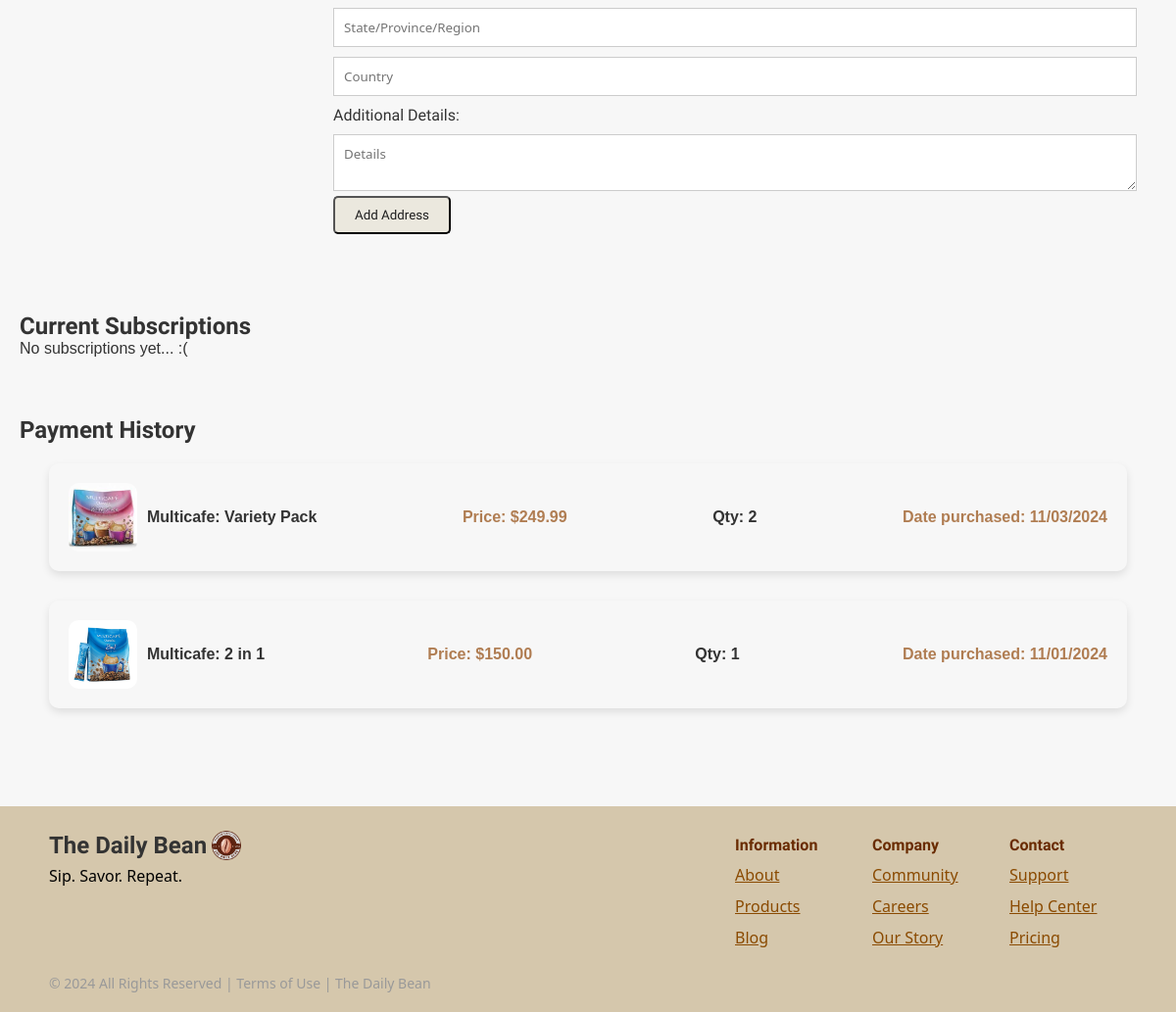
Before: /account/ (signed in, lower part) with the older database file.
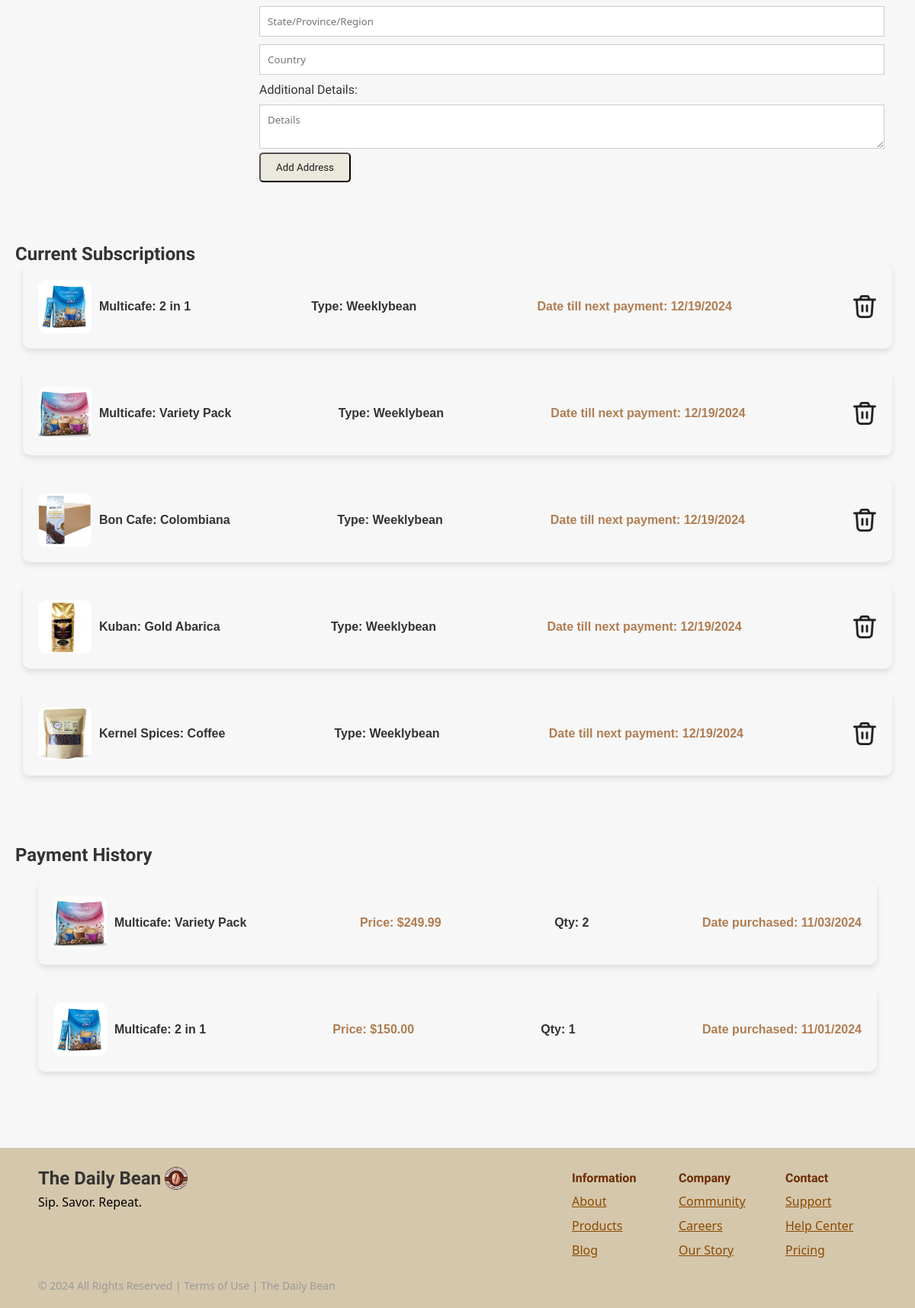
After: the same page with the newer database file.
### payment/models.py (models this page shows, shortened)
class Order(models.Model):
    product = models.ForeignKey(Product, on_delete=models.CASCADE)
    user = models.ForeignKey(User, on_delete=models.CASCADE)
    total = models.DecimalField(max_digits=7, decimal_places=2)
    product_amount = models.PositiveSmallIntegerField()
    date_paid = models.DateTimeField(null=True, blank=True)

### home/models.py (models this page shows, shortened)
class Product(models.Model):
    product_name = models.CharField(max_length=255, null=False)
    product_description = models.TextField(null=False)
    product_ingredients = models.TextField(null=False)
    product_shelflife = models.CharField(max_length=255, null=False)
    product_image = models.ImageField(upload_to='products/', null=False)
    rating = models.FloatField()
    stock = models.IntegerField(null=False, default=0)
    is_available = models.BooleanField(default=False)
    price = models.DecimalField(max_digits=5, decimal_places=2, null=False, default=0)
    created_at = models.DateTimeField(auto_now_add=True)

class ProductSubscription(models.Model):
    ONEBEAN = 'onebean'
    WEEKLYBEAN = 'weeklybean'
    CHOICEBEAN = 'choicebean'
    SUBSCRIPTION_TYPE_CHOICES = [
        (ONEBEAN, 'Onebean'),
        (WEEKLYBEAN, 'Weeklybean'),
        (CHOICEBEAN, 'Choicebean'),
    ]
    user = models.ForeignKey(User, on_delete=models.CASCADE)
    product = models.ForeignKey(Product, on_delete=models.CASCADE)
    subscription_type = models.CharField(max_length=10, choices=SUBSCRIPTION_TYPE_CHOICES)
    next_monthly = models.DateTimeField(default=None)
    is_active = models.BooleanField(default=False)
    price = models.DecimalField(max_digits=5, decimal_places=2, null=False, default=0)

### accountsettings/views.py (the view)
# urls.py: path('', views.account_view, name='account'),
def account_view(request):
    user = request.user
    if request.method == 'POST':
        if 'edit_user' in request.POST:
            form = UserEditForm(request.POST, instance=user)
            if form.is_valid():
                form.save()
                messages.success(request, 'Your information has been updated.', extra_tags='msg_edit_user')
                return redirect('account')
            else:
                messages.error(request, form.errors, extra_tags='msg_edit_user')
        else:
            form = UserEditForm(instance=user)
        if 'change_password' in request.POST:
            password_form = SetPasswordForm(user, request.POST)
            if password_form.is_valid():
                password_form.save()
                messages.success(request, 'Your password has been changed.', extra_tags='msg_change_password')
                return redirect('login')
            else:
                messages.error(request, password_form.errors, extra_tags='msg_change_password')
        else:
            password_form = SetPasswordForm(user)
        if 'add_address' in request.POST:
            address_form = AddressForm(request.POST)
            if address_form.is_valid():
                address = address_form.save(commit=False)
                address.user = request.user
                address.save()
                messages.success(request, 'Address has been added.', extra_tags='msg_add_address')
                return redirect('account')
            else:
                messages.error(request, address_form.errors, extra_tags='msg_add_address')
        else:
            address_form = AddressForm()
    else:
        form = UserEditForm(instance=user)
        password_form = SetPasswordForm(user)
        address_form = AddressForm()
    addresses = Address.objects.filter(user=request.user)
    orders = Order.objects.filter(user=request.user, date_paid__isnull=False)
    subscriptions = ProductSubscription.objects.filter(user=request.user, is_active=True)
    context = {
        'is_authenticated': request.user.is_authenticated,
        'user': request.user,
        'form': form,
        'password_form': password_form,
        'address_form': address_form,
        'addresses': addresses,
        'orders': orders,
        'subscriptions' : subscriptions,
    }
    return render(request, 'accounts.html', context)

### accountsettings/forms.py
class UserEditForm(forms.ModelForm):
    class Meta:
        model = User
        fields = ['first_name', 'last_name', 'email']

class AddressForm(forms.ModelForm):
    class Meta:
        model = Address
        fields = [
            'name', 'street_number', 'street', 'city', 'state', 'country', 'additional_details'
        ]

### templates/accounts.html (shortened to what this page needs)
{% extends "_base.html" %}
{% load static %}
{% block content %}
    <link rel="stylesheet" href="{% static 'css/styles.css' %}">
    <section class="address-section">
        <div style="display: flex;">
            <div class="address-dropdown">
            </div>
            <form method="POST" style="flex-grow: 1;" class="address-form" id="add-address-form">
                <input type="text" id="state" name="state" value="{{ address_form.state.value|default:'' }}" placeholder="State/Province/Region">
                <input type="text" id="country" name="country" value="{{ address_form.country.value|default:'' }}" placeholder="Country" required>
                <label for="additional-details">Additional Details:</label>
                <textarea id="additional-details" name="additional_details" placeholder="Details">{{ address_form.additional_details.value|default:'' }}</textarea>
                <button type="submit" name="add_address" class="btn add-address-btn">Add Address</button>
            </form>
        </div>
    </section>
    <section class="subscriptions-section">
        <h2>Current Subscriptions</h2>
        {% for order in subscriptions %}
                {% if order.product.is_available %}
                    <div class="order-item">
                        <div style="align-self: center; display: flex;">
                            <img class="order-img" src="{{ order.product.product_image.url }}" alt="{{ order.product.product_name }}">
                            <h4 style="align-self: center; margin-left: 10px;">{{ order.product.product_name }}</h4>
                        </div>
                        <h4 style="align-self: center;">Type: {{ order.subscription_type }}</h4>
                        <p class="product-price" style="align-self: center;">Date till next payment: {{ order.next_monthly|date:"m/d/Y" }}</p>
                        <img style="align-self: center;" src="{% static 'images/trash-icon.png' %}" data-subscription-id="{{ order.id }}" onclick="cancelSubsription(this.dataset.subscriptionId)">
                    </div>
                {% endif %}
        {% empty %}
            <p>No subscriptions yet... :(</p>
        {% endfor %}
    </section>
    <section class="payment-history-section">
        <h2>Payment History</h2>
        <div class="order-list">
            {% for order in orders %}
                {% if order.product.is_available %}
                    <div class="order-item">
                        <div style="align-self: center; display: flex;">
                            <img class="order-img" src="{{ order.product.product_image.url }}" alt="{{ order.product.product_name }}">
                            <h4 style="align-self: center; margin-left: 10px;">{{ order.product.product_name }}</h4>
                        </div>
                        <p class="product-price" style="align-self: center;">Price: ${{ order.product.price }}</p>
                        <h4 style="align-self: center;">Qty: {{ order.product_amount }}</h4>
                        <p class="product-price" style="align-self: center;">Date purchased: {{ order.date_paid|date:"m/d/Y" }}</p>
                    </div>
                {% endif %}
            {% empty %}
                <p>Nothing bought yet... :(</p>
            {% endfor %}
        </div>
    </section>
{% endblock %}

Changed rows visible on the page:
added ProductSubscription: product.product_image (picture), product.product_name "Multicafe: 2 in 1", subscription_type "Weeklybean", next_monthly "12/19/2024"
added ProductSubscription: product.product_image (picture), product.product_name "Multicafe: Variety Pack", subscription_type "Weeklybean", next_monthly "12/19/2024"
added ProductSubscription: product.product_image (picture), product.product_name "Bon Cafe: Colombiana", subscription_type "Weeklybean", next_monthly "12/19/2024"
added ProductSubscription: product.product_image (picture), product.product_name "Kuban: Gold Abarica", subscription_type "Weeklybean", next_monthly "12/19/2024"
added ProductSubscription: product.product_image (picture), product.product_name "Kernel Spices: Coffee", subscription_type "Weeklybean", next_monthly "12/19/2024"
Other visible differences:
text no longer shown: "No subscriptions yet... :("
